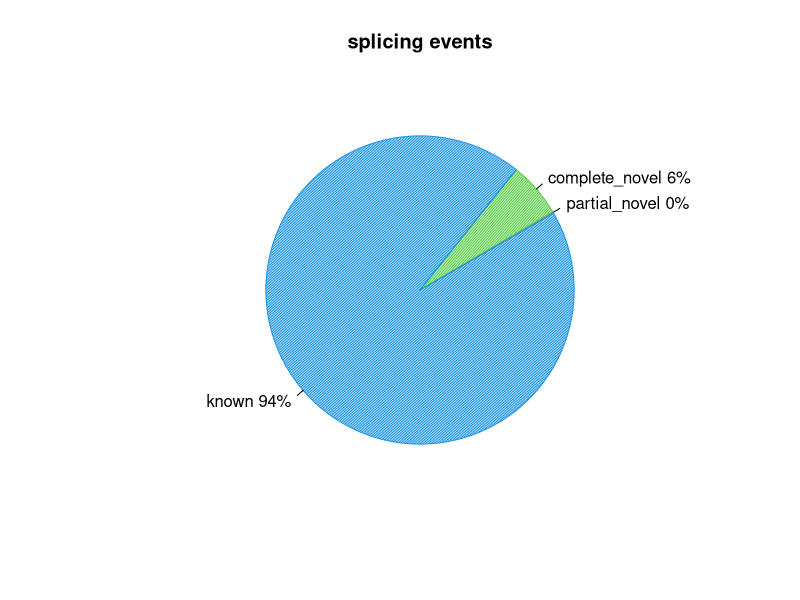
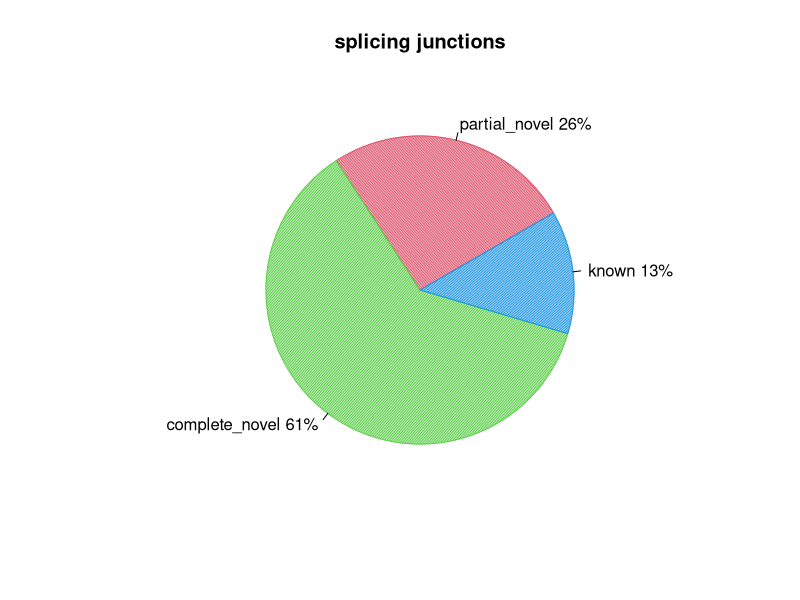

Source code (R) for these figures, in order:
pdf("CONTROL_REP1.splice_events.pdf")
events=c(0.14682327816337426,5.779498131340096,94.07367859049653)
pie(events,col=c(2,3,4),init.angle=30,angle=c(60,120,150),density=c(70,70,70),main="splicing events",labels=c("partial_novel 0%","complete_novel 6%","known 94%"))
dev.off()
pdf("CONTROL_REP1.splice_junction.pdf")
junction=c(25.806451612903224,61.29032258064516,12.903225806451612)
pie(junction,col=c(2,3,4),init.angle=30,angle=c(60,120,150),density=c(70,70,70),main="splicing junctions",labels=c("partial_novel 26%","complete_novel 61%","known 13%"))
dev.off()
